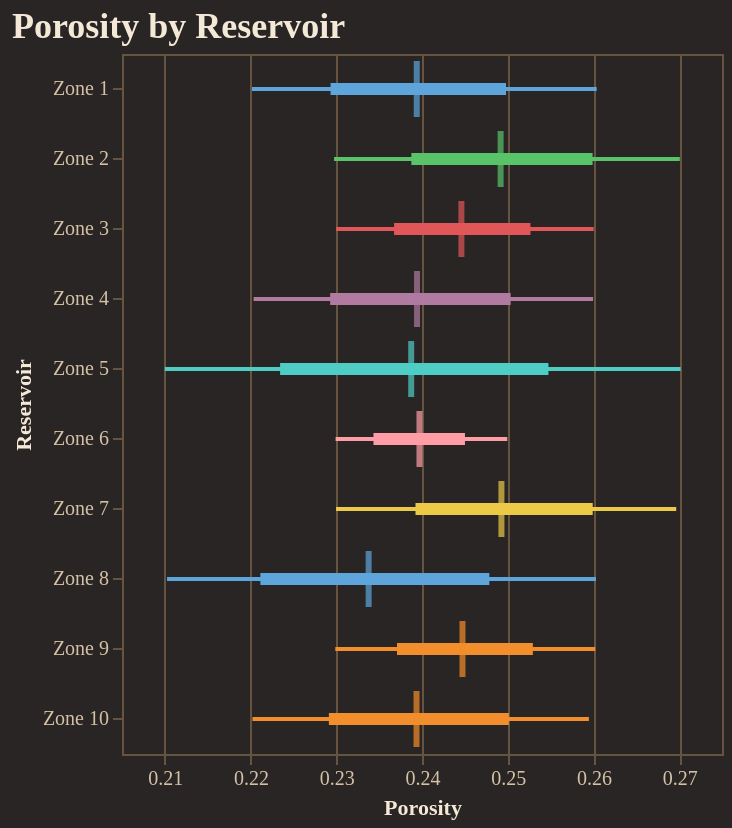

Source (notebook cell):
### Code cell
fig = reporter.plotter.forest_plot(
    "Porosity", 
    backend=PLOTTING_BACKEND
)
fig.show()

### Figure 1 — Vega-Lite specification as saved in the notebook (floating-point values rounded to 4 significant figures)
{"config": {"background": "#292524", "view": {"fill": "#292524", "stroke": "#665340"}, "title": {"color": "#f4e9d7", "font": "Merriweather", "fontSize": 18, "fontWeight": 600, "subtitleColor": "#d5c2a6", "anchor": "start"}, "axis": {"domainColor": "#665340", "gridColor": "#665340", "tickColor": "#665340", "labelColor": "#d5c2a6", "titleColor": "#f4e9d7", "labelFont": "Merriweather", "titleFont": "Merriweather"}, "legend": {"titleColor": "#f4e9d7", "labelColor": "#d5c2a6", "labelFont": "Merriweather", "titleFont": "Merriweather", "orient": "top-right", "symbolType": "circle"}, "header": {"labelColor": "#d5c2a6", "titleColor": "#f4e9d7", "labelFont": "Merriweather", "titleFont": "Merriweather"}, "mark": {"color": "#c78d3b"}, "line": {"color": "#c78d3b"}, "bar": {"color": "#c78d3b"}, "point": {"color": "#ddb06d"}, "area": {"color": "#c78d3b", "opacity": 0.35}, "text": {"color": "#f4e9d7", "font": "Merriweather"}, "range": {"category": ["#5DA5DA", "#F28E2B", "#59C36A", "#E15759", "#B07AA1", "#4ECDC4", "#FF9DA7", "#EDC948"]}}, "layer": [{"mark": {"type": "rule", "strokeWidth": 2}, "encoding": {"color": {"field": "group", "legend": null, "type": "nominal"}, "x": {"field": "p10", "scale": {"zero": false}, "title": "Porosity", "type": "quantitative"}, "x2": {"field": "p90"}, "y": {"field": "group", "sort": ["Zone 1", "Zone 2", "Zone 3", "Zone 4", "Zone 5", "Zone 6", "Zone 7", "Zone 8", "Zone 9", "Zone 10"], "title": "Reservoir", "type": "nominal"}}}, {"mark": {"type": "rule", "strokeWidth": 6}, "encoding": {"color": {"field": "group", "legend": null, "type": "nominal"}, "x": {"field": "p25", "scale": {"zero": false}, "title": "Porosity", "type": "quantitative"}, "x2": {"field": "p75"}, "y": {"field": "group", "sort": ["Zone 1", "Zone 2", "Zone 3", "Zone 4", "Zone 5", "Zone 6", "Zone 7", "Zone 8", "Zone 9", "Zone 10"], "title": "Reservoir", "type": "nominal"}}}, {"mark": {"type": "tick", "color": "black", "size": 28, "thickness": 3}, "encoding": {"color": {"field": "group", "legend": null, "type": "nominal"}, "tooltip": [{"field": "group", "title": "Group", "type": "nominal"}, {"field": "p10", "title": "P10", "type": "quantitative"}, {"field": "p25", "title": "P25", "type": "quantitative"}, {"field": "median", "title": "Median", "type": "quantitative"}, {"field": "p75", "title": "P75", "type": "quantitative"}, {"field": "p90", "title": "P90", "type": "quantitative"}], "x": {"field": "median", "scale": {"zero": false}, "title": "Porosity", "type": "quantitative"}, "y": {"field": "group", "sort": ["Zone 1", "Zone 2", "Zone 3", "Zone 4", "Zone 5", "Zone 6", "Zone 7", "Zone 8", "Zone 9", "Zone 10"], "title": "Reservoir", "type": "nominal"}}}], "data": {"name": "data-4d3daf615a3b72304dc4933a9ef2c7da"}, "height": 350, "title": "Porosity by Reservoir", "width": "container", "$schema": "https://vega.github.io/schema/vega-lite/v5.20.1.json", "datasets": {"data-4d3daf615a3b72304dc4933a9ef2c7da": [{"group": "Zone 1", "p10": 0.2202, "p25": 0.2293, "median": 0.2394, "p75": 0.2498, "p90": 0.2604}, {"group": "Zone 2", "p10": 0.2297, "p25": 0.2388, "median": 0.2492, "p75": 0.2599, "p90": 0.2701}, {"group": "Zone 3", "p10": 0.23, "p25": 0.2367, "median": 0.2446, "p75": 0.2527, "p90": 0.26}, {"group": "Zone 4", "p10": 0.2204, "p25": 0.2293, "median": 0.2394, "p75": 0.2503, "p90": 0.26}, {"group": "Zone 5", "p10": 0.21, "p25": 0.2234, "median": 0.2387, "p75": 0.2548, "p90": 0.2702}, {"group": "Zone 6", "p10": 0.2299, "p25": 0.2343, "median": 0.2397, "p75": 0.245, "p90": 0.2499}, {"group": "Zone 7", "p10": 0.23, "p25": 0.2392, "median": 0.2493, "p75": 0.2599, "p90": 0.2697}, {"group": "Zone 8", "p10": 0.2103, "p25": 0.2211, "median": 0.2338, "p75": 0.2479, "p90": 0.2603}, {"group": "Zone 9", "p10": 0.2299, "p25": 0.2371, "median": 0.2447, "p75": 0.2529, "p90": 0.2602}, {"group": "Zone 10", "p10": 0.2202, "p25": 0.2291, "median": 0.2394, "p75": 0.2501, "p90": 0.2595}]}}
